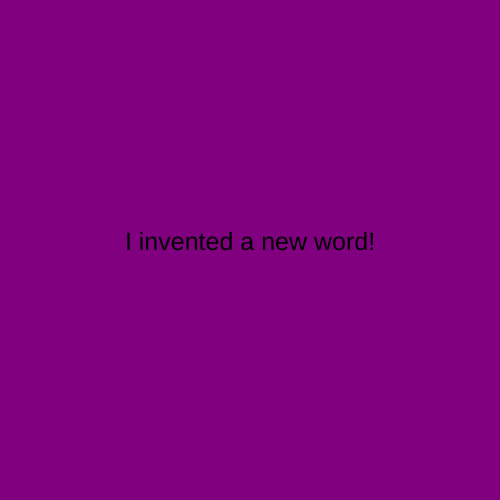
Frame 1 (no input)
Frame 60 (no input): identical to frame 1, image omitted
Frame 120 (the mouse pressed at the canvas centre since frame 60): identical to frame 1, image omitted

The p5.js sketch that drew this single still picture (run headless with seeded random() and noise() and a simulated clock; from frame 60 on, the mouse is pressed at the canvas centre):

// p5.js sketch
// ── sketch.js
let state =0;
let timer=0;

function setup() {
  createCanvas(500, 500);
  textAlign(CENTER);
  textSize( 25);
}

function draw() {
  switch (state) {
    case 0:
    background('purple');
    text("I invented a new word!", width/2, height/2);
    break;
     
    case 1:
    background('green');
    text("Plagiarism!", width/2, height/2);
    break;
  }


    timer++;
   if(timer > 3 * 60 ){
    timer=0;
    state++; 
    if (state > 1)
      state=0;
    }
    
  }
   
